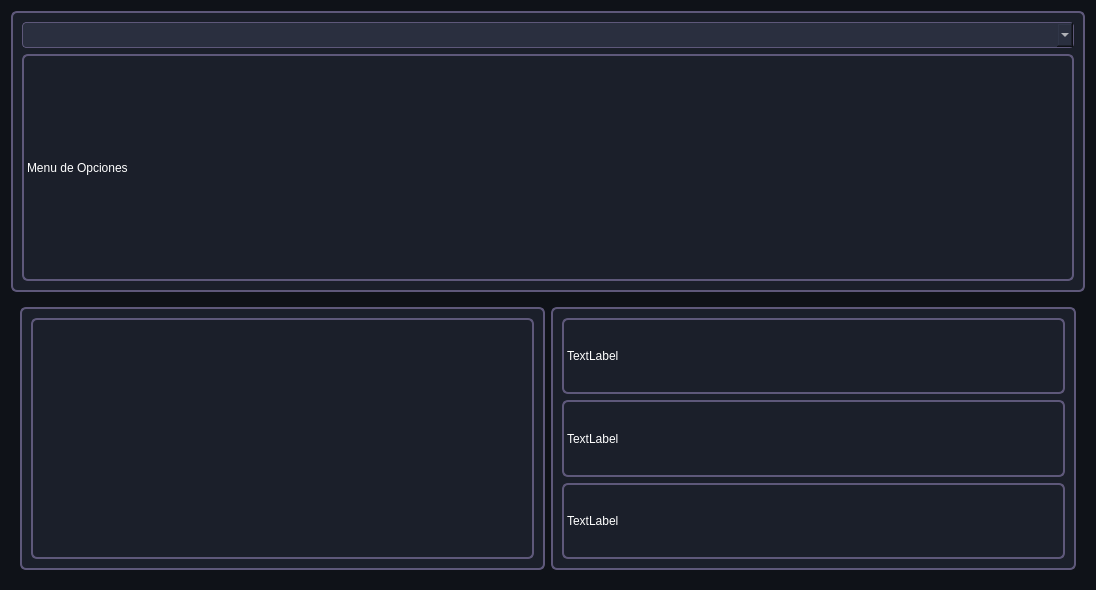
<?xml version="1.0" encoding="UTF-8"?>
<ui version="4.0">
 <class>Form</class>
 <widget class="QWidget" name="Form">
  <property name="geometry">
   <rect>
    <x>0</x>
    <y>0</y>
    <width>1096</width>
    <height>590</height>
   </rect>
  </property>
  <property name="windowTitle">
   <string>Form</string>
  </property>
  <property name="styleSheet">
   <string notr="true">QWidget {
    background-color: #0f1218;
    color: white;
}
QFrame {
    background-color: #1b1f2a;
    border: 2px solid #5e587a;
    border-radius: 6px;
}
QPushButton {
    background-color: #2f364f;
    border: 1px solid #5e587a;
    border-radius: 4px;
    padding: 6px 12px;
}
QPushButton:hover {
    background-color: #6c5ce7;
}
QComboBox, QLineEdit {
    background-color: #2a2f3f;
    border: 1px solid #5e587a;
    border-radius: 4px;
    padding: 4px 8px;
    color: white;
}
</string>
  </property>
  <layout class="QVBoxLayout" name="verticalLayout_4">
   <item>
    <widget class="QFrame" name="frame">
     <property name="frameShape">
      <enum>QFrame::Shape::StyledPanel</enum>
     </property>
     <property name="frameShadow">
      <enum>QFrame::Shadow::Raised</enum>
     </property>
     <layout class="QHBoxLayout" name="horizontalLayout">
      <item>
       <layout class="QGridLayout" name="gridLayout">
        <item row="1" column="0">
         <widget class="QLabel" name="label">
          <property name="text">
           <string>Menu de Opciones</string>
          </property>
         </widget>
        </item>
        <item row="0" column="0">
         <widget class="QComboBox" name="comboBox"/>
        </item>
       </layout>
      </item>
     </layout>
    </widget>
   </item>
   <item>
    <widget class="QWidget" name="widget" native="true">
     <layout class="QHBoxLayout" name="horizontalLayout_2">
      <item>
       <widget class="QFrame" name="frame_3">
        <property name="frameShape">
         <enum>QFrame::Shape::StyledPanel</enum>
        </property>
        <property name="frameShadow">
         <enum>QFrame::Shadow::Raised</enum>
        </property>
        <layout class="QVBoxLayout" name="verticalLayout_5">
         <item>
          <widget class="QFrame" name="frame_4">
           <property name="frameShape">
            <enum>QFrame::Shape::StyledPanel</enum>
           </property>
           <property name="frameShadow">
            <enum>QFrame::Shadow::Raised</enum>
           </property>
          </widget>
         </item>
        </layout>
       </widget>
      </item>
      <item>
       <widget class="QFrame" name="frame_2">
        <property name="whatsThis">
         <string>&lt;html&gt;&lt;head/&gt;&lt;body&gt;&lt;p&gt;frame grafico&lt;/p&gt;&lt;p&gt;&lt;br/&gt;&lt;/p&gt;&lt;/body&gt;&lt;/html&gt;</string>
        </property>
        <property name="frameShape">
         <enum>QFrame::Shape::StyledPanel</enum>
        </property>
        <property name="frameShadow">
         <enum>QFrame::Shadow::Raised</enum>
        </property>
        <layout class="QVBoxLayout" name="verticalLayout_3">
         <item>
          <widget class="QLabel" name="label_2">
           <property name="text">
            <string>TextLabel</string>
           </property>
          </widget>
         </item>
         <item>
          <widget class="QLabel" name="label_4">
           <property name="text">
            <string>TextLabel</string>
           </property>
          </widget>
         </item>
         <item>
          <widget class="QLabel" name="label_3">
           <property name="text">
            <string>TextLabel</string>
           </property>
          </widget>
         </item>
        </layout>
       </widget>
      </item>
     </layout>
    </widget>
   </item>
  </layout>
 </widget>
 <resources/>
 <connections/>
</ui>
